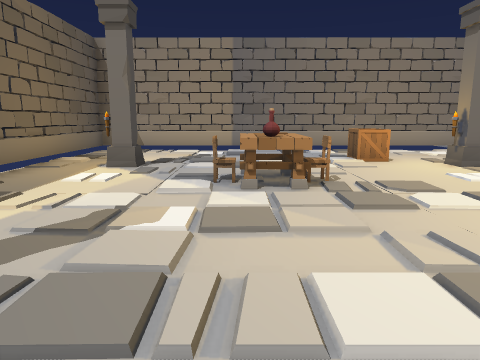
View 1 (above)

14 first-person views from a walk through a Unity game level. The camera is 1.2 m above the floor, tilts 10° down and sees 70° across. The floor is counted in squares, 1 m on a side. Each view is taken from the middle of a square. On the plan, view 1 faces up. The plan holds only what a view shows up to about 14 squares ahead; the rest is blank. The place goes on beyond the plan. The player is left out. Some animated figures are not drawn. Door leaves are left out, so doorways stand open.

View 2
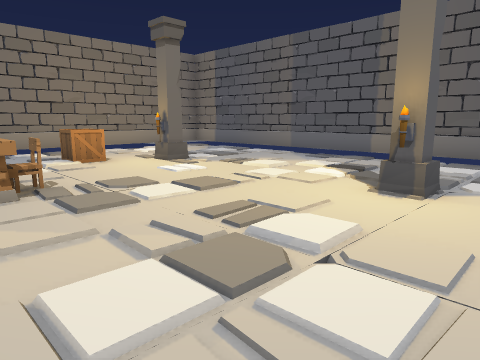

View 3
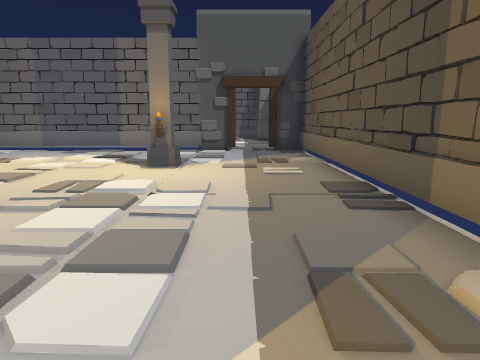

View 4
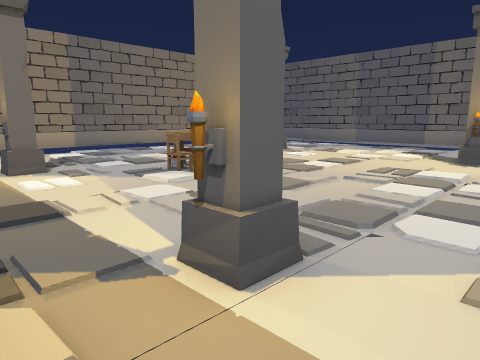

View 5
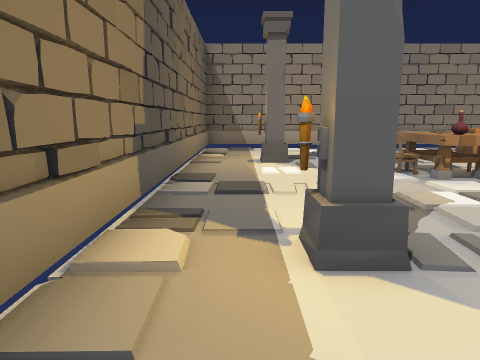

View 6
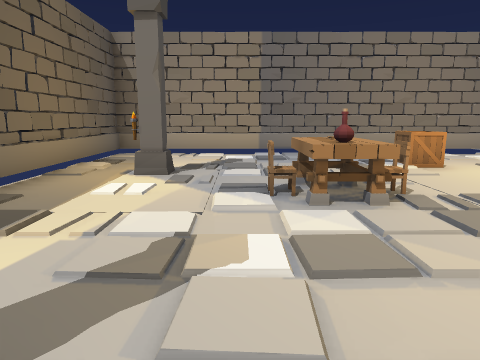

View 7
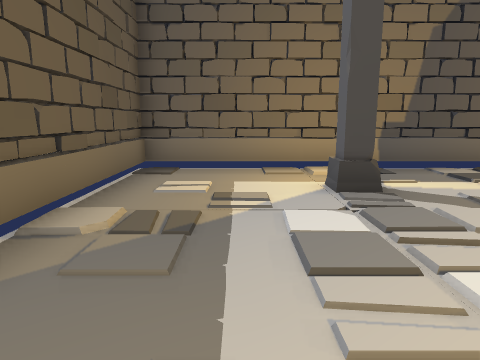

View 8
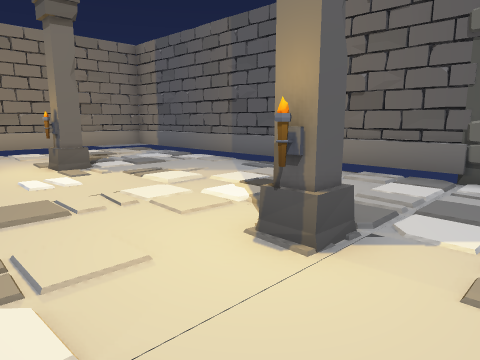

View 9
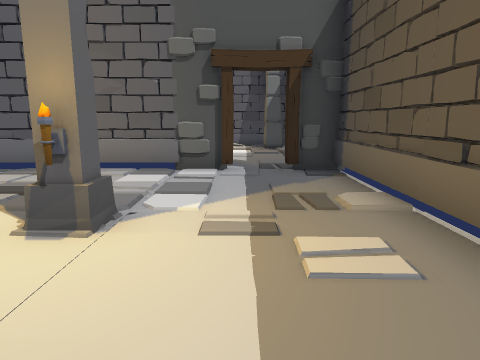

View 10
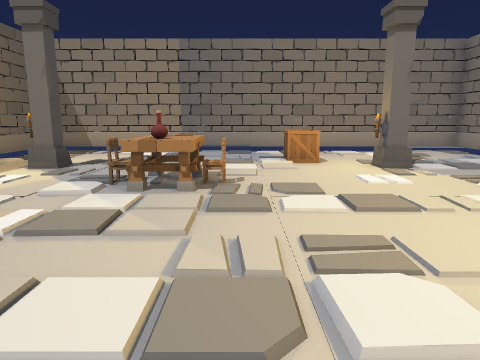

View 11
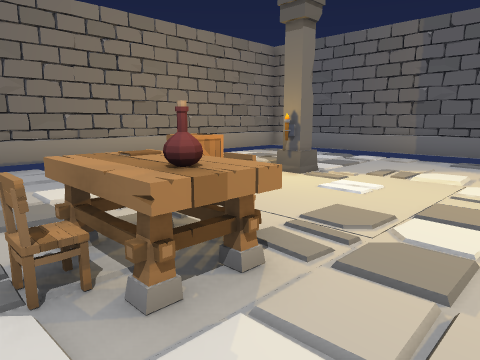

View 12
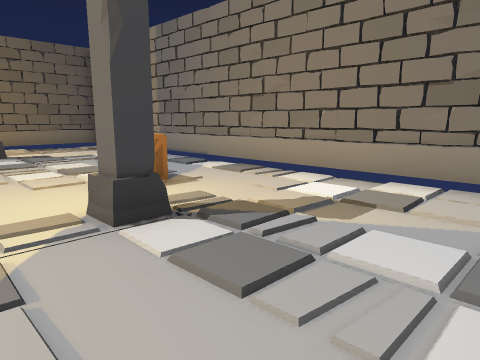

View 13
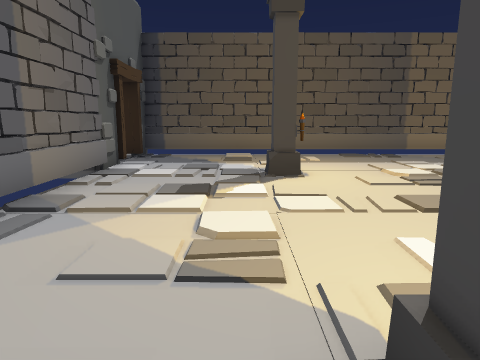

View 14
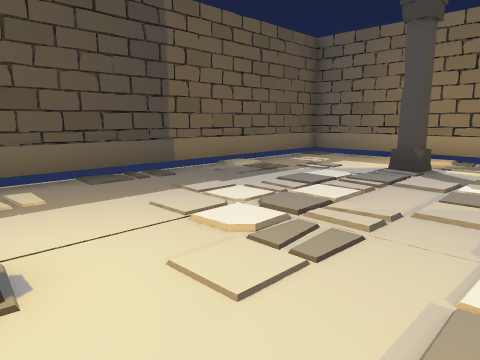

### Floor plan
Points are (right, up) in squares from view 1. A wall is a line through its corners. A room is listed if a view was taken in it or the views show most of it. See-through windows are left out.
Room 1 (views 1, 2, 3, 4, 5, 6, 7, 8, 9, 10, 11, 12, 13, 14)
walls: (10.2, 1.4) (10.4, 1.9); (10.4, 0.1) (10.4, 13.4) (-5.4, 13.4) (-5.4, -2.4) (10.4, -2.4) (10.4, -1.1)
ways out: gap at (10.5, -0.5)
objects: column (-3, 2); other object (-3, 3); column (-3, 9); other object (-3, 10); table (0, 6); chair (0, 7); bottle (1, 6); other object (1, 7); chair (2, 7); box (3, 10) to (4, 11); column (6, 2); other object (6, 3); other object (6, 8); column (6, 9)

Positions as (right, up) in squares from view 1, and headings:
1: (0, 0), facing up
2: (0, 0), facing up-right
3: (-3, 0), facing right
4: (-5, 0), facing up-right
5: (-4, -1), facing up
6: (-1, 1), facing up
7: (3, 0), facing left
8: (3, 0), facing up-right
9: (2, 0), facing right
10: (2, 0), facing up
11: (-1, 4), facing up-right
12: (10, 7), facing up-left
13: (7, 10), facing down
14: (6, 5), facing down-left
